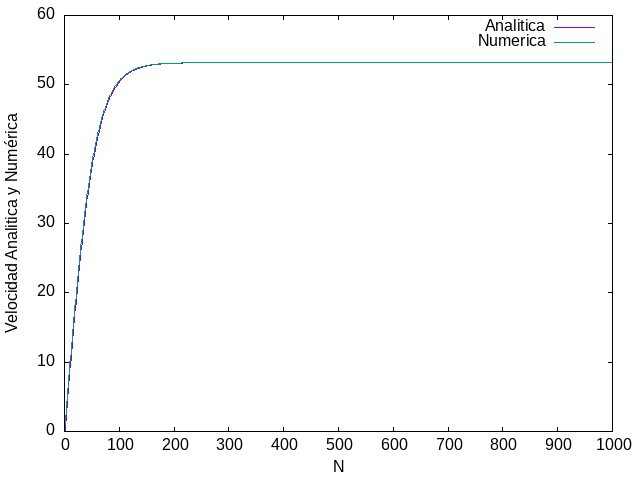

The script that saved this image:
set term png
set output 'grafico_Velocidad_Tiempo_Error.png' 
set xlabel 'N'
set ylabel 'Velocidad Analitica y Numérica' 
plot 'Datos_Error_Velocidad_vs_Tiempo_Numerico_vs_Analitico.dat' u 1:2 w l title 'Analitica', '' u 1:3 w l title 'Numerica' 
